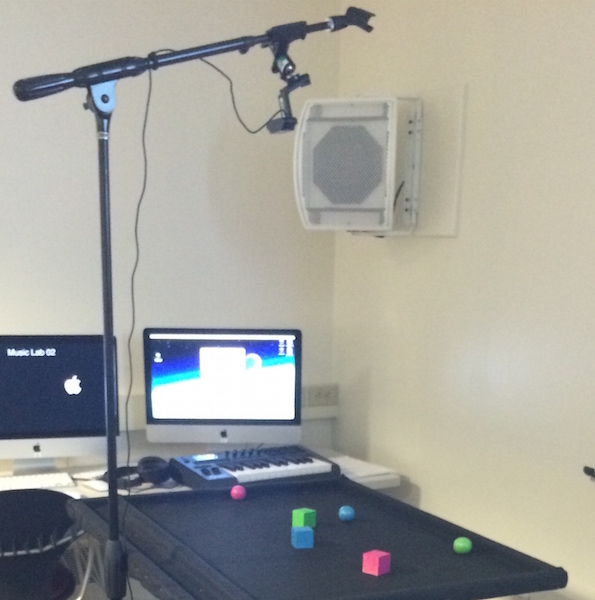
//> input picture ominous.jpg, 595 x 600 px, given in place of the camera
$ ./MusicTable   (built with g++ and OpenCV 4)
//> lines starting //> are read from the running program, lines starting //| are printed output that depends on the picture; after the words box and inside, x2 and y2 are one past the last pixel; in counts of white or black regions, pixels touching at a corner belong together
/**
 * @mainpage Ominous API
 *
 * @section About
 *
 * Ominous utilizes OpenCV to track colored objects on
 * a black surface. Each color group corresponds to
 * controlling a specific instrument. Each groups contains
 * two objects, one cube and one sphere. The position of
 * the cube controls the rhythm while the sphere controls
 * the melody played on their corresponding instrument.
 *
 * @authors Jason Klein
 * @authors Alexander O'Brien
 *
 * @copyright This project is released under the MIT License.
 */

#include "MusicTable.hpp"
#include "SerialComm.hpp"
#include "mappings.hpp"
#include <iostream>
#include <vector>
#include <opencv2/highgui/highgui.hpp>
#include <opencv2/imgproc/imgproc.hpp>
#include <opencv2/features2d/features2d.hpp>
#include <unistd.h>

#define EN_BLUR 		0x00000001
#define EN_CONTRAST 	0x00000010
#define EN_COLOR 		0x00000100
#define EN_THRESH		0x00001000
#define EN_ED			0x00010000
#define EN_CANNY		0x00100000
#define EN_POLY			0x01000000

#define CROP_X_POS 105
#define CROP_WIDTH 1115
#define CROP_Y_POS 0
#define CROP_HEIGHT 720

using namespace std;
using namespace cv;

int blurControl = 2;
float contrastAlphaControl = 0.8f;
int contrastBetaControl = 0;
int lowHueControl = 18;
int lowSaturationControl = 21;
int lowValueControl = 73;
int highHueControl = 175;
int highSaturationControl = 210;
int highValueControl = 199;
int thresholdControl = 57;
int erodeDilateControl = 4;
int cannyT1Control = 5000;
int cannyT2Control = 5000;
int approxPolyControl = 10;

volatile int data[12] = { 0, 0, 0, 0, 0, 0, 0, 0, 0, 0, 0, 0 };
pthread_mutex_t dataMutex = PTHREAD_MUTEX_INITIALIZER;

int main(void) {
	cout << "Launching Ominous..." << endl;

	VideoCapture cap(0); //capture the video from web cam

	if (!cap.isOpened())  // if not success, exit program
	{
		cout << "Unable to open web cam" << endl;
		return -1;
	}

	initGuiControl(true, EN_BLUR);
//> (this line was passed over: initGuiControl is not available in this run)

	while (1) {
		/*--------------------------------------------*/
		/*-- Read in source video stream -------------*/
		/*--------------------------------------------*/
		Mat src;
		bool bSuccess = cap.read(src); // read a new frame from video
//> src is the input picture: 600 rows x 595 cols, CV_8UC3; mean B, G, R 154.9, 160.4, 160.1

		if (!bSuccess) { //if not success, break loop
			cout << "Cannot read a frame from video stream" << endl;
			break;
		}

		Mat thr, gray, hsv, mask, colorFilterd, res, resout, contrast, sat;
		/* -> resize -> */
		resize(src, src, Size(1280, 720));
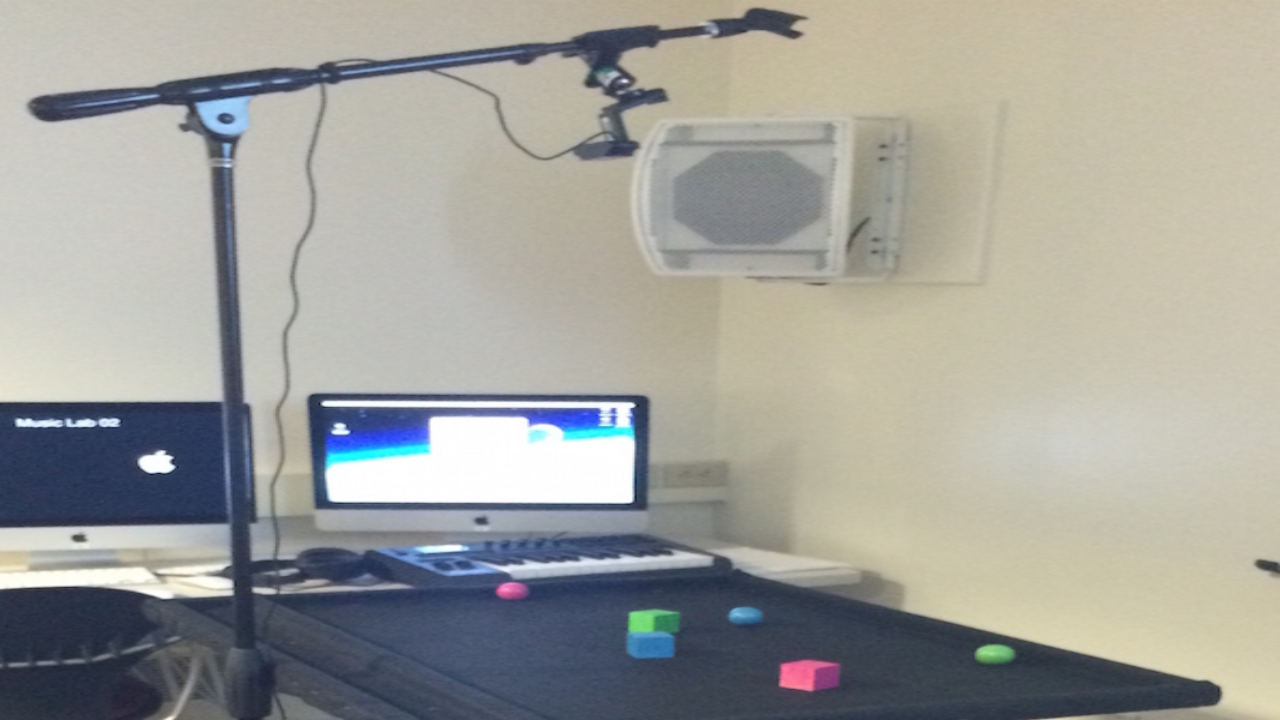
//> src: 720 rows x 1280 cols, CV_8UC3; mean B, G, R 154.8, 160.3, 160

		/* -> crop -> */
		Rect cropSrc(CROP_X_POS, CROP_Y_POS, CROP_WIDTH, CROP_HEIGHT);
		src = src(cropSrc);
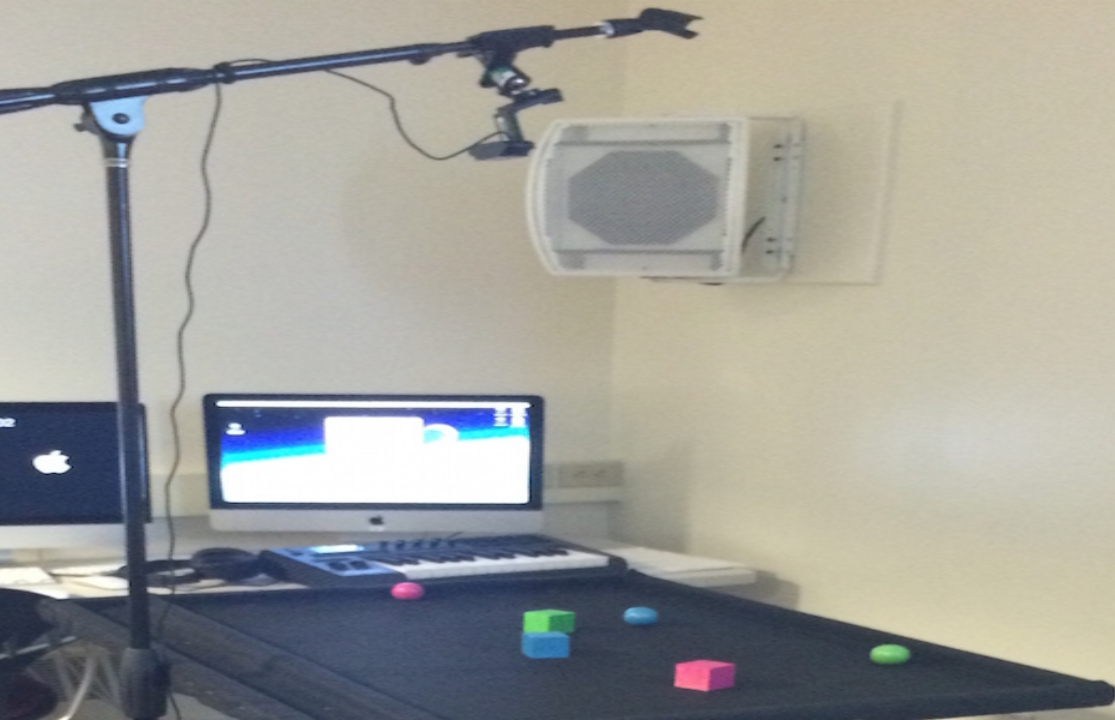
//> src: 720 rows x 1115 cols, CV_8UC3; mean B, G, R 153.8, 159.3, 158.9

		/*--------------------------------------------*/
		/*   Blur image frame                         */
		/*____________________________________________*/
		int bVal = blurControl + 1;
		/* -> Blur -> */
		blur(src, src, Size(bVal, bVal));

		/*--------------------------------------------*/
		/*   Contrast image frame                     */
		/*____________________________________________*/
		/* src -> contrast -> contrast */
		src.convertTo(contrast, -1, contrastAlphaControl, contrastBetaControl);
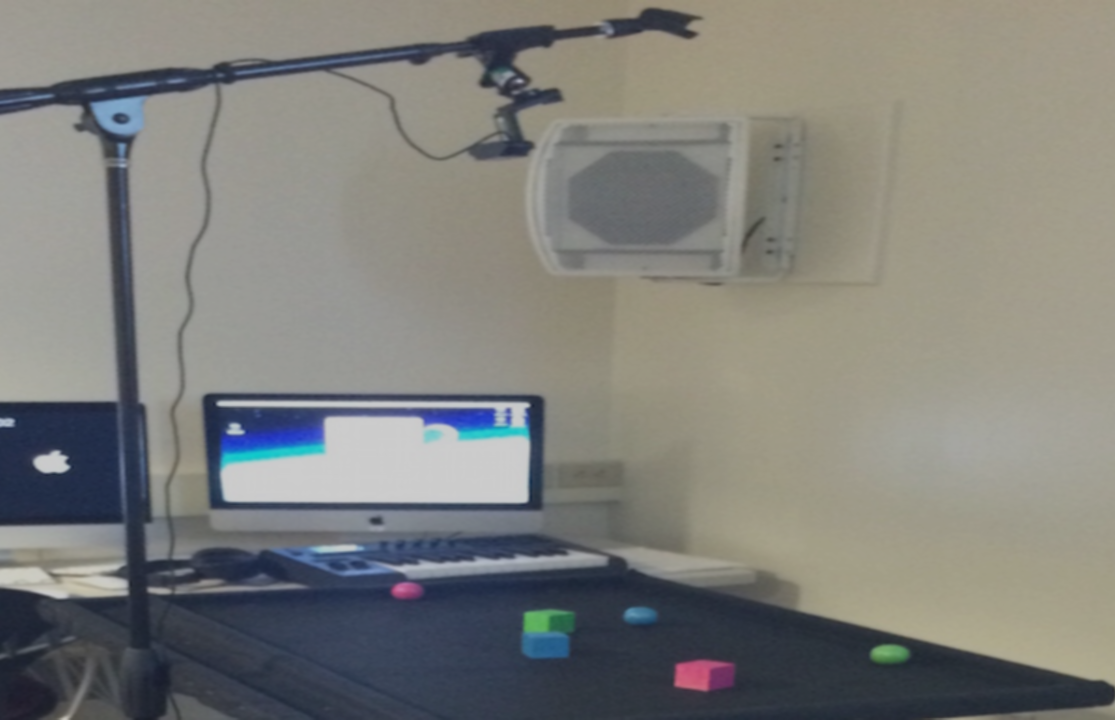
//> contrast: 720 rows x 1115 cols, CV_8UC3; mean B, G, R 123.1, 127.4, 127.1

		/* BGR -> HSV */
		cvtColor(contrast, hsv, CV_BGR2HSV);
//> hsv: 720 rows x 1115 cols, CV_8UC3; mean H, S, V 50.9, 39.9, 134.4

		/*--------------------------------------------*/
		/*   Color filter                             */
		/*____________________________________________*/
		Scalar low(lowHueControl, lowSaturationControl, lowValueControl);
		Scalar high(highHueControl, highSaturationControl, highValueControl);

		inRange(hsv, low, high, mask); //Threshold the image
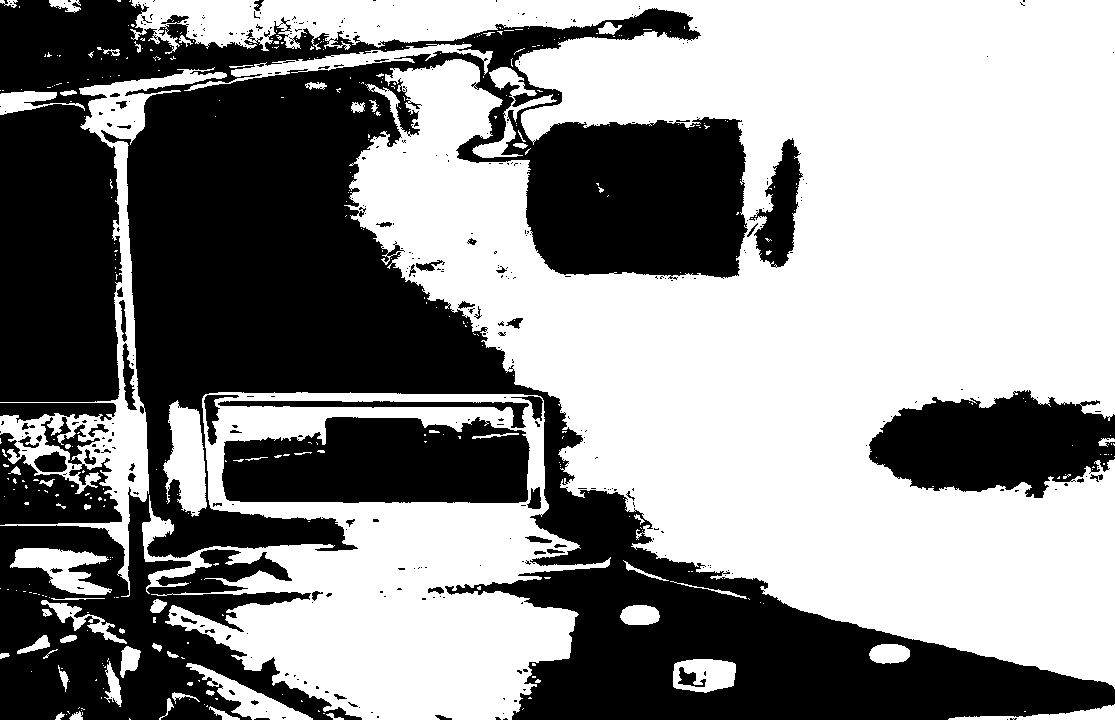
//> mask: 720 rows x 1115 cols, CV_8UC1; 55.9% white; 375 black regions (315 under 20 px), largest, box (x1, y1, x2, y2) and area: (0, 0, 1115, 720) 294571, (222, 417, 530, 503) 22283, (869, 390, 1115, 498) 18356
		bitwise_and(hsv, hsv, colorFilterd, mask);
//> colorFilterd: 720 rows x 1115 cols, CV_8UC3; mean H, S, V 24.3, 26.3, 78.9

		/* HSV -> BGR */
		cvtColor(colorFilterd, colorFilterd, CV_HSV2BGR);
		/* BGR -> Gray */
		cvtColor(colorFilterd, gray, CV_BGR2GRAY);
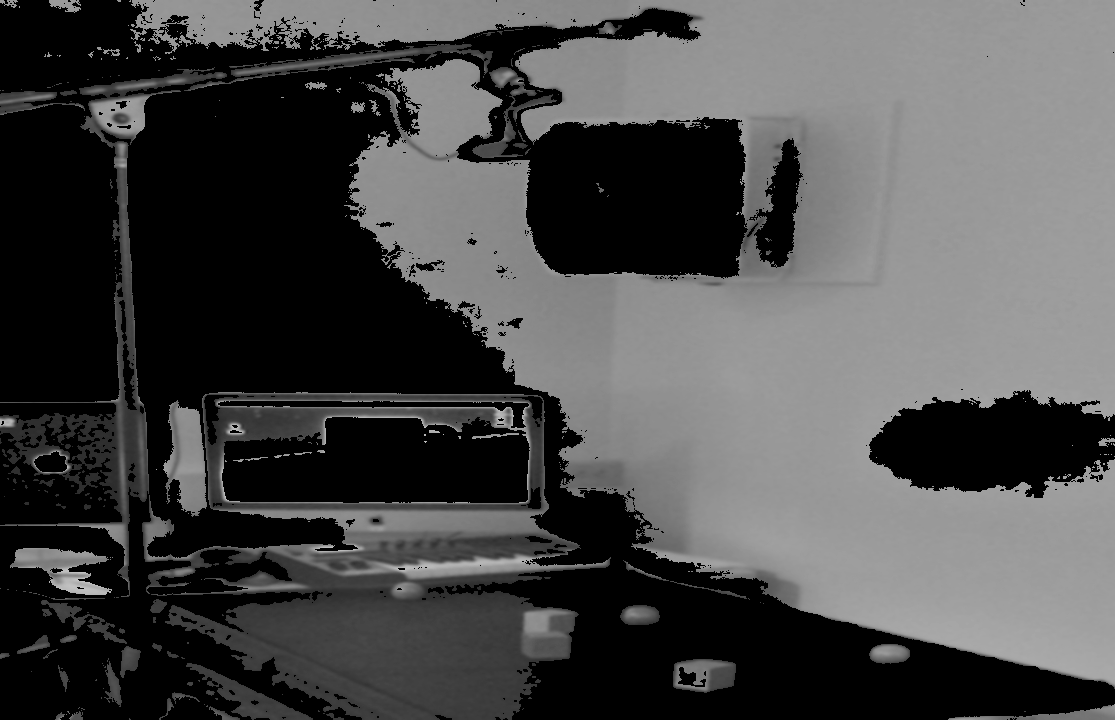
//> gray: 720 rows x 1115 cols, CV_8UC1; min 0, max 195, mean 73.6

		/*--------------------------------------------*/
		/*   Threshold                                */
		/*____________________________________________*/
		threshold(gray, res, thresholdControl, 255, 0);
//> res: 720 rows x 1115 cols, CV_8UC1; 53.9% white; 382 black regions (324 under 20 px), largest, box (x1, y1, x2, y2) and area: (0, 0, 1115, 720) 303470, (222, 417, 530, 503) 22283, (869, 390, 1115, 498) 18356

		/*--------------------------------------------*/
		/*   Erode & Dialate                          */
		/*____________________________________________*/
		int edVal = erodeDilateControl + 1;
		//morphological opening (remove small objects from the foreground)
		erode(res, resout,
				getStructuringElement(MORPH_ELLIPSE, Size(edVal, edVal)));
//> resout: 720 rows x 1115 cols, CV_8UC1; 47.7% white; 190 white regions (131 under 20 px), largest, box (x1, y1, x2, y2) and area: (139, 0, 1115, 685) 320469, (171, 603, 576, 720) 24940, (228, 501, 577, 599) 16319
		dilate(resout, resout,
				getStructuringElement(MORPH_ELLIPSE, Size(edVal, edVal)));

		//morphological closing (fill small holes in the foreground)
		dilate(resout, resout,
				getStructuringElement(MORPH_ELLIPSE, Size(edVal, edVal)));
		erode(resout, resout,
				getStructuringElement(MORPH_ELLIPSE, Size(edVal, edVal)));
//> resout: 720 rows x 1115 cols, CV_8UC1; 52.7% white; 36 black regions (8 under 20 px), largest, box (x1, y1, x2, y2) and area: (0, 0, 1115, 720) 358671, (869, 390, 1115, 498) 18861, (475, 536, 547, 547) 498

		/*--------------------------------------------*/
		/*   Canny                                    */
		/*____________________________________________*/
		Canny(resout, thr, cannyT1Control, cannyT2Control, 5, false);
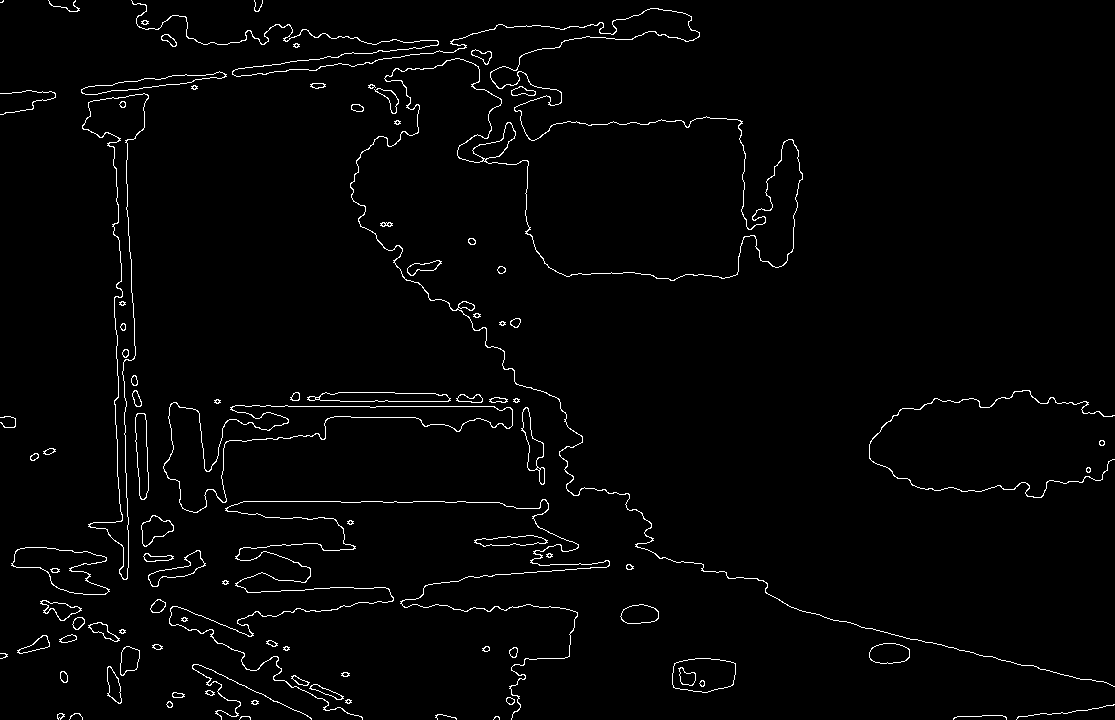
//> thr: 720 rows x 1115 cols, CV_8UC1; 2% white in thin lines or dots
		vector<vector<Point> > contours;
		vector<Vec4i> hierarchy;
		findContours(thr.clone(), contours, hierarchy, CV_RETR_EXTERNAL,
				CV_CHAIN_APPROX_SIMPLE, Point(0, 0));
//> contours = 89 contours, 27 with area under 20; largest, box (x1, y1, x2, y2) and area: (163, 402, 513, 513) 9078, (82, 93, 149, 580) 7049, (11, 547, 110, 595) 2472, (672, 658, 736, 693) 1807, (131, 0, 1115, 687) 1270

//> (the run ends here: the program needs code that is not available in this run, at `vector<TrackedObject> trackedObjects;`)
